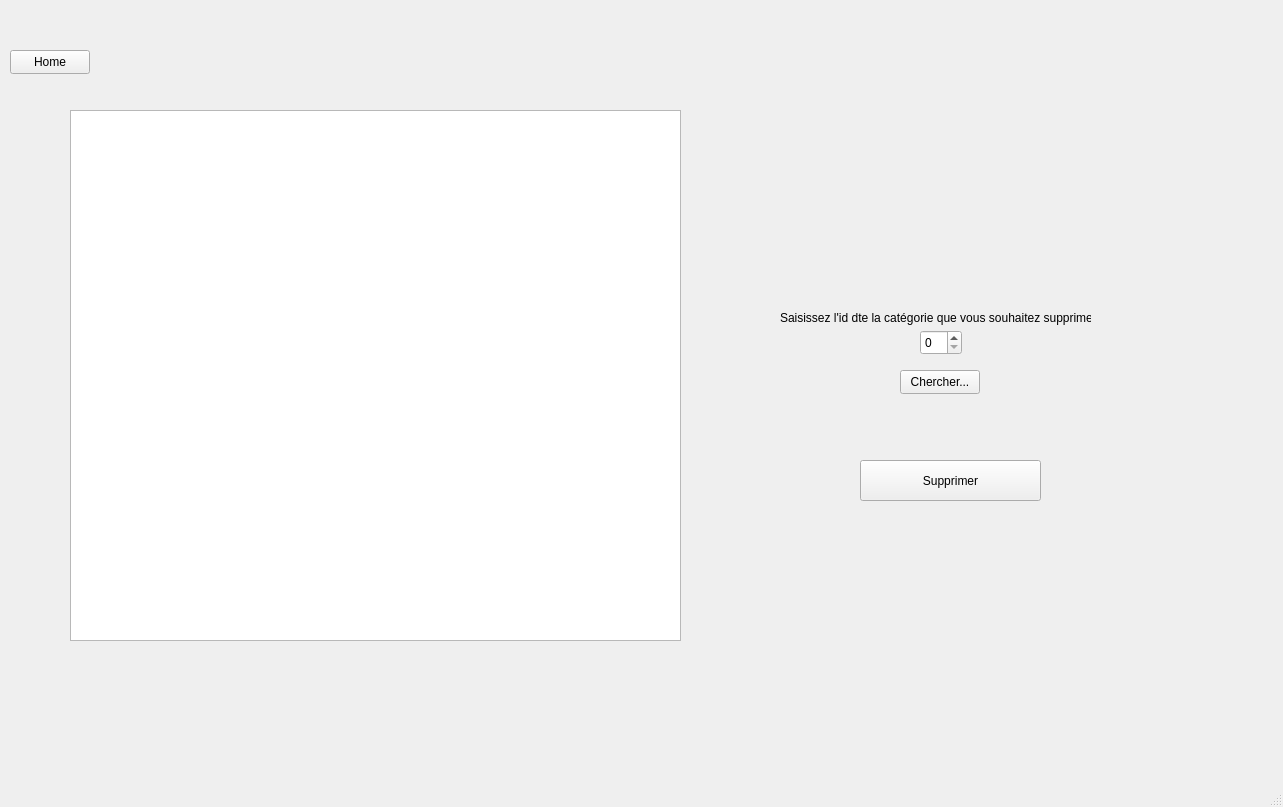
<?xml version="1.0" encoding="UTF-8"?>
<ui version="4.0">
 <class>CategoryWindow</class>
 <widget class="QMainWindow" name="CategoryWindow">
  <property name="geometry">
   <rect>
    <x>0</x>
    <y>0</y>
    <width>1283</width>
    <height>807</height>
   </rect>
  </property>
  <property name="windowTitle">
   <string>MainWindow</string>
  </property>
  <widget class="QWidget" name="centralwidget">
   <widget class="QPushButton" name="home">
    <property name="geometry">
     <rect>
      <x>10</x>
      <y>50</y>
      <width>80</width>
      <height>24</height>
     </rect>
    </property>
    <property name="text">
     <string>Home</string>
    </property>
   </widget>
   <widget class="QStackedWidget" name="stackedWidget">
    <property name="geometry">
     <rect>
      <x>30</x>
      <y>70</y>
      <width>1231</width>
      <height>601</height>
     </rect>
    </property>
    <property name="currentIndex">
     <number>0</number>
    </property>
    <widget class="QWidget" name="g_deleteCategory_2">
     <widget class="QPushButton" name="search_4">
      <property name="geometry">
       <rect>
        <x>870</x>
        <y>300</y>
        <width>80</width>
        <height>24</height>
       </rect>
      </property>
      <property name="text">
       <string>Chercher...</string>
      </property>
     </widget>
     <widget class="QLabel" name="label_30">
      <property name="geometry">
       <rect>
        <x>750</x>
        <y>240</y>
        <width>311</width>
        <height>16</height>
       </rect>
      </property>
      <property name="text">
       <string>Saisissez l'id dte la catégorie que vous souhaitez supprimer</string>
      </property>
     </widget>
     <widget class="QLabel" name="msg_4">
      <property name="geometry">
       <rect>
        <x>970</x>
        <y>280</y>
        <width>221</width>
        <height>41</height>
       </rect>
      </property>
      <property name="text">
       <string/>
      </property>
      <property name="alignment">
       <set>Qt::AlignmentFlag::AlignCenter</set>
      </property>
     </widget>
     <widget class="QSpinBox" name="categoryId_2">
      <property name="geometry">
       <rect>
        <x>890</x>
        <y>260</y>
        <width>42</width>
        <height>25</height>
       </rect>
      </property>
      <property name="maximum">
       <number>100000</number>
      </property>
     </widget>
     <widget class="QTableWidget" name="categoryTable_2">
      <property name="geometry">
       <rect>
        <x>40</x>
        <y>40</y>
        <width>611</width>
        <height>531</height>
       </rect>
      </property>
      <property name="layoutDirection">
       <enum>Qt::LayoutDirection::LeftToRight</enum>
      </property>
      <attribute name="horizontalHeaderDefaultSectionSize">
       <number>200</number>
      </attribute>
     </widget>
     <widget class="QPushButton" name="deleteCategory">
      <property name="geometry">
       <rect>
        <x>830</x>
        <y>390</y>
        <width>181</width>
        <height>41</height>
       </rect>
      </property>
      <property name="text">
       <string>Supprimer</string>
      </property>
     </widget>
    </widget>
    <widget class="QWidget" name="f_modifCategory_2">
     <widget class="Line" name="line_10">
      <property name="geometry">
       <rect>
        <x>610</x>
        <y>320</y>
        <width>641</width>
        <height>20</height>
       </rect>
      </property>
      <property name="orientation">
       <enum>Qt::Orientation::Horizontal</enum>
      </property>
     </widget>
     <widget class="QPushButton" name="search_3">
      <property name="geometry">
       <rect>
        <x>740</x>
        <y>280</y>
        <width>80</width>
        <height>24</height>
       </rect>
      </property>
      <property name="text">
       <string>Chercher...</string>
      </property>
     </widget>
     <widget class="QLabel" name="label_23">
      <property name="geometry">
       <rect>
        <x>740</x>
        <y>220</y>
        <width>301</width>
        <height>16</height>
       </rect>
      </property>
      <property name="text">
       <string>Saisissez l'id dte la catégorie que vous souhaitez modifier</string>
      </property>
     </widget>
     <widget class="QPushButton" name="modif_2">
      <property name="geometry">
       <rect>
        <x>820</x>
        <y>410</y>
        <width>121</width>
        <height>31</height>
       </rect>
      </property>
      <property name="text">
       <string>Modifier</string>
      </property>
     </widget>
     <widget class="QLabel" name="msg_3">
      <property name="geometry">
       <rect>
        <x>830</x>
        <y>270</y>
        <width>361</width>
        <height>41</height>
       </rect>
      </property>
      <property name="text">
       <string/>
      </property>
      <property name="alignment">
       <set>Qt::AlignmentFlag::AlignCenter</set>
      </property>
     </widget>
     <widget class="QSpinBox" name="categoryId">
      <property name="geometry">
       <rect>
        <x>880</x>
        <y>240</y>
        <width>42</width>
        <height>25</height>
       </rect>
      </property>
      <property name="maximum">
       <number>100000</number>
      </property>
     </widget>
     <widget class="QLabel" name="label_25">
      <property name="geometry">
       <rect>
        <x>740</x>
        <y>370</y>
        <width>61</width>
        <height>20</height>
       </rect>
      </property>
      <property name="text">
       <string>Catégorie: </string>
      </property>
     </widget>
     <widget class="QLabel" name="label_29">
      <property name="geometry">
       <rect>
        <x>750</x>
        <y>130</y>
        <width>311</width>
        <height>31</height>
       </rect>
      </property>
      <property name="text">
       <string>Modifier une catégorie</string>
      </property>
      <property name="alignment">
       <set>Qt::AlignmentFlag::AlignCenter</set>
      </property>
     </widget>
     <widget class="QTableWidget" name="categoryTable">
      <property name="geometry">
       <rect>
        <x>30</x>
        <y>20</y>
        <width>551</width>
        <height>561</height>
       </rect>
      </property>
      <property name="layoutDirection">
       <enum>Qt::LayoutDirection::LeftToRight</enum>
      </property>
      <attribute name="horizontalHeaderDefaultSectionSize">
       <number>200</number>
      </attribute>
     </widget>
     <widget class="QLineEdit" name="categoryInput_2">
      <property name="geometry">
       <rect>
        <x>800</x>
        <y>360</y>
        <width>241</width>
        <height>31</height>
       </rect>
      </property>
     </widget>
    </widget>
    <widget class="QWidget" name="e_addCategory_2">
     <widget class="QPushButton" name="addCategory">
      <property name="geometry">
       <rect>
        <x>1020</x>
        <y>240</y>
        <width>80</width>
        <height>24</height>
       </rect>
      </property>
      <property name="text">
       <string>Ajouter</string>
      </property>
     </widget>
     <widget class="QLineEdit" name="categoryInput">
      <property name="geometry">
       <rect>
        <x>850</x>
        <y>230</y>
        <width>161</width>
        <height>31</height>
       </rect>
      </property>
     </widget>
     <widget class="QComboBox" name="categoryComboBox_1">
      <property name="geometry">
       <rect>
        <x>850</x>
        <y>290</y>
        <width>201</width>
        <height>24</height>
       </rect>
      </property>
     </widget>
     <widget class="QTableWidget" name="categoryTable_1">
      <property name="geometry">
       <rect>
        <x>120</x>
        <y>40</y>
        <width>561</width>
        <height>521</height>
       </rect>
      </property>
     </widget>
     <widget class="QLabel" name="label_21">
      <property name="geometry">
       <rect>
        <x>790</x>
        <y>180</y>
        <width>311</width>
        <height>31</height>
       </rect>
      </property>
      <property name="text">
       <string>Ajouter une catégorie</string>
      </property>
      <property name="alignment">
       <set>Qt::AlignmentFlag::AlignCenter</set>
      </property>
     </widget>
     <widget class="QLabel" name="label_22">
      <property name="geometry">
       <rect>
        <x>790</x>
        <y>230</y>
        <width>71</width>
        <height>31</height>
       </rect>
      </property>
      <property name="text">
       <string>Nom :</string>
      </property>
      <property name="alignment">
       <set>Qt::AlignmentFlag::AlignCenter</set>
      </property>
     </widget>
    </widget>
   </widget>
  </widget>
  <widget class="QMenuBar" name="menubar">
   <property name="geometry">
    <rect>
     <x>0</x>
     <y>0</y>
     <width>1283</width>
     <height>21</height>
    </rect>
   </property>
  </widget>
  <widget class="QStatusBar" name="statusbar"/>
 </widget>
 <resources/>
 <connections/>
</ui>
